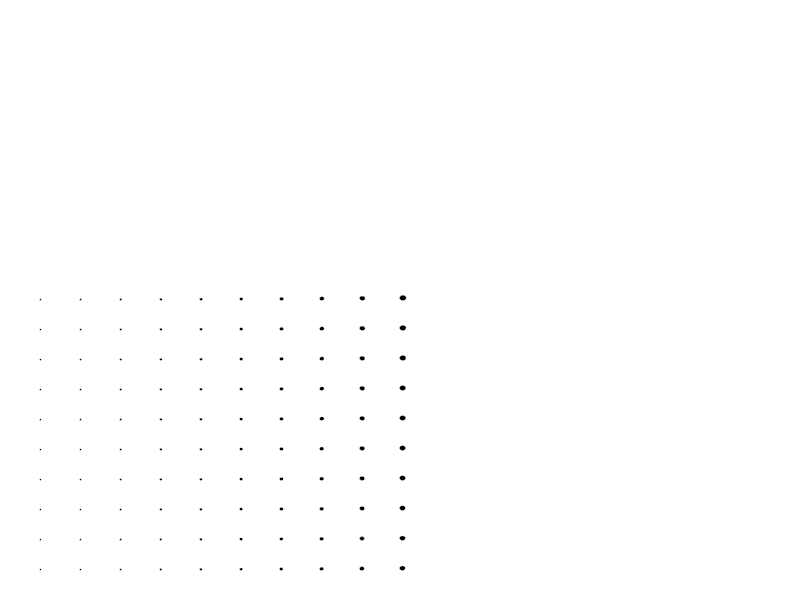

Here is the MATLAB script that generated this plot:
close all
clear all
clc
figure
d=0.001;
for x=0.05:0.05:0.5
for y=0.05:0.05:0.5
annotation('ellipse',[x,y,d,d],'Facecolor','black');
d=d*1.02;
end
end
